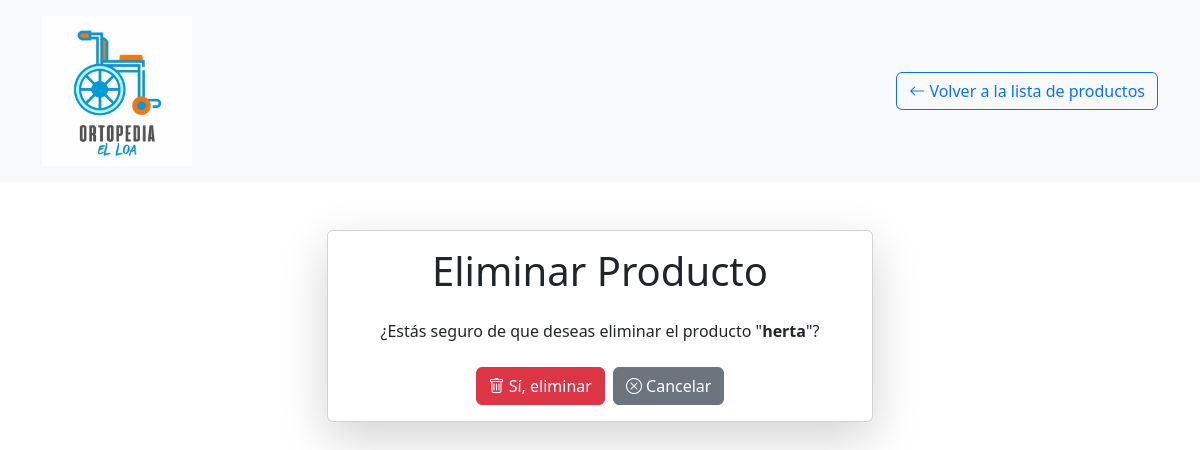
Page /productos/5/eliminar/ on the earlier database version.
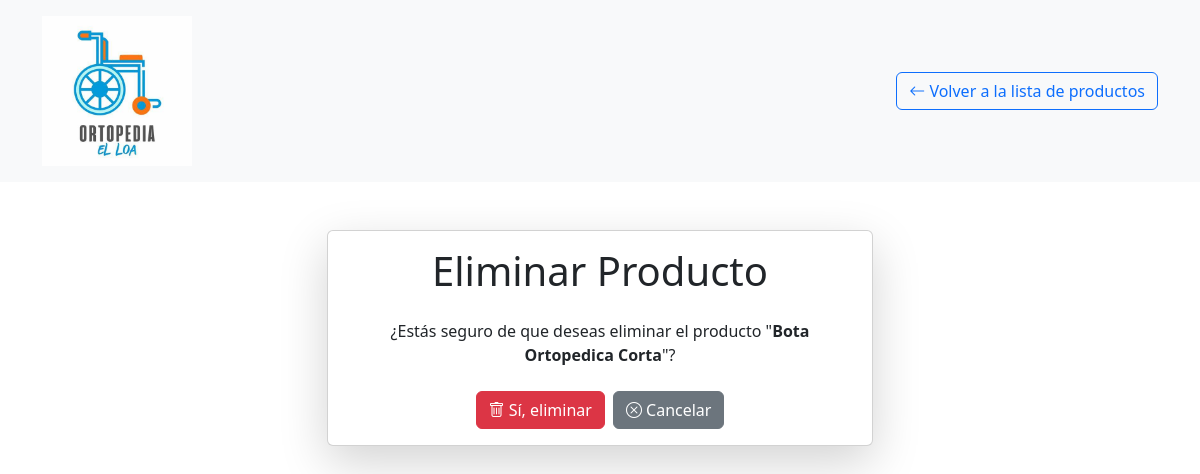
Same page on the later database version.
### productos/models.py (models this page shows, shortened)
class Producto(models.Model):
    nombre = models.CharField(max_length=200)
    descripcion = models.TextField()
    precio = models.DecimalField(max_digits=10, decimal_places=2)
    stock = models.IntegerField()
    categoria = models.ForeignKey(Categoria, on_delete=models.CASCADE)
    imagen = models.ImageField(upload_to='productos/')

### productos/views.py (the view)
# urls.py: path('<int:pk>/eliminar/', views.ProductoDeleteView.as_view(), name='producto_eliminar'),
class ProductoDeleteView(DeleteView):
    model = Producto
    template_name = 'productos/producto_confirmar_eliminar.html'
    success_url = reverse_lazy('productos_lista')

### productos/templates/productos/producto_confirmar_eliminar.html (shortened to what this page needs)
<!DOCTYPE html>
<html lang="es">
<head>
    <link href="https://cdn.jsdelivr.net/npm/bootstrap@5.3.0/dist/css/bootstrap.min.css" rel="stylesheet">
    <link rel="stylesheet" href="https://cdn.jsdelivr.net/npm/bootstrap-icons/font/bootstrap-icons.css">
</head>
<body>
    <header class="bg-light py-3 mb-4">
        <div class="container d-flex justify-content-between align-items-center">
            <div>
                {% load static %}
                <img src="{% static 'images/logotipo.webp' %}" alt="Logo" class="img-fluid" style="max-width: 150px;">
            </div>
            <a href="{% url 'productos_lista' %}" class="btn btn-outline-primary">
                <i class="bi bi-arrow-left"></i> Volver a la lista de productos
            </a>
        </div>
    </header>
    <div class="container my-5">
        <div class="row">
            <div class="col-md-6 offset-md-3">
                <div class="card shadow-lg">
                    <div class="card-body">
                        <h1 class="card-title text-center mb-4">Eliminar Producto</h1>
                        <p class="text-center">¿Estás seguro de que deseas eliminar el producto "<strong>{{ object.nombre }}</strong>"?</p>
                        <form method="post">
                            <div class="d-flex justify-content-center mt-4">
                                <button type="submit" class="btn btn-danger me-2">
                                    <i class="bi bi-trash"></i> Sí, eliminar
                                </button>
                                <a href="{% url 'productos_lista' %}" class="btn btn-secondary">
                                    <i class="bi bi-x-circle"></i> Cancelar
                                </a>
                            </div>
                        </form>
                    </div>
                </div>
            </div>
        </div>
    </div>
</body>
</html>

Differences in the rows shown:
changed Producto: nombre "herta" → "Bota Ortopedica Corta"
